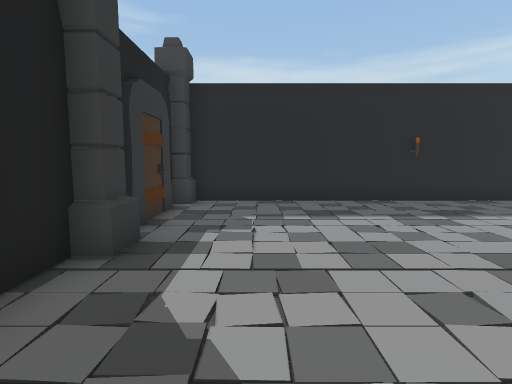
View 1 (above)

16 first-person views from a walk through a 3-D level made in the Unity game engine. The camera is 1.2 m above the floor, tilts 6° down and sees 80° across. The floor is counted in squares, 1 m on a side. Each view is taken from the middle of a square. On the plan, view 1 faces up. The plan holds only what a view shows up to about 13 squares ahead; the rest is blank. The place goes on beyond the plan. The player is left out.

View 2
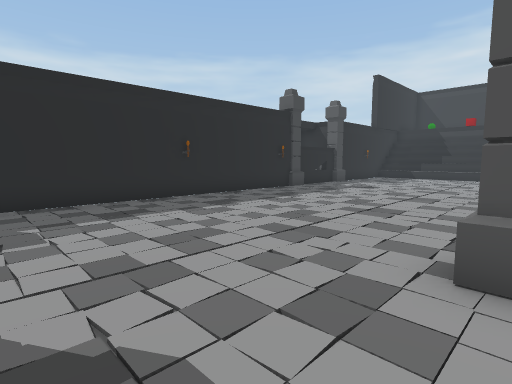

View 3
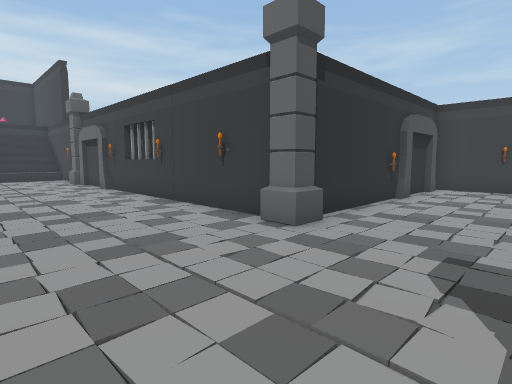

View 4
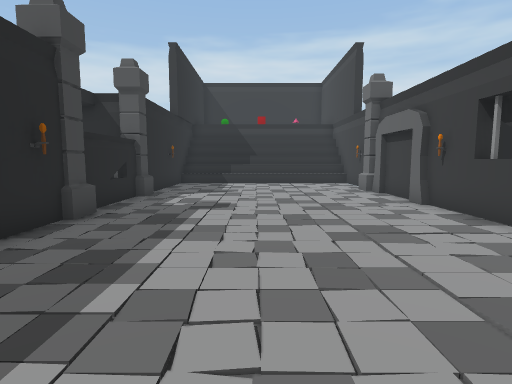

View 5
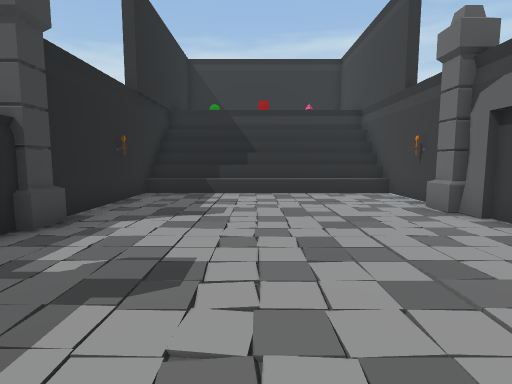

View 6
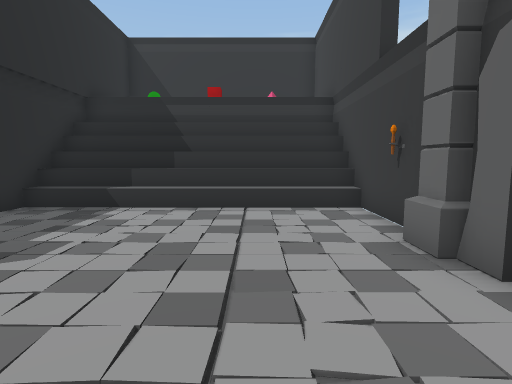

View 7
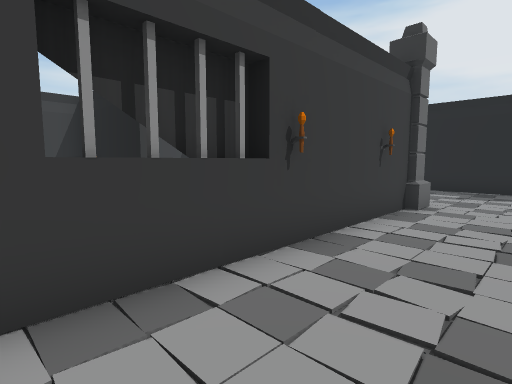

View 8
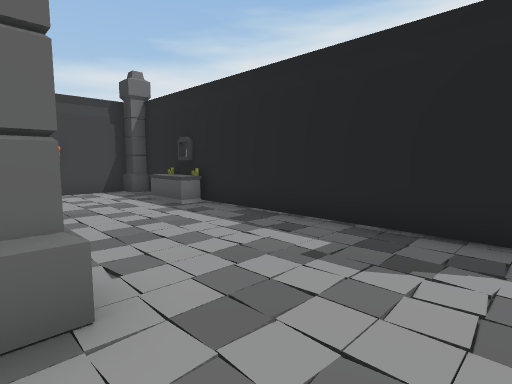

View 9
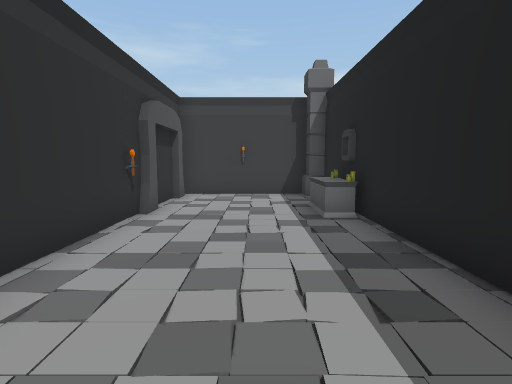

View 10
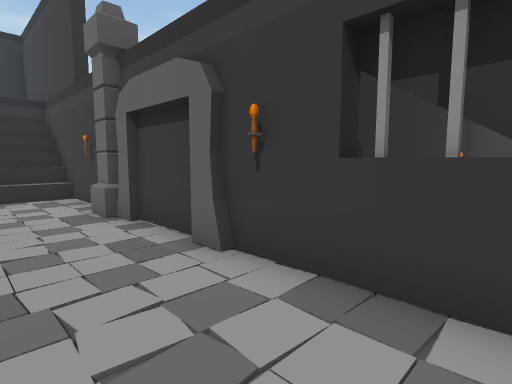

View 11
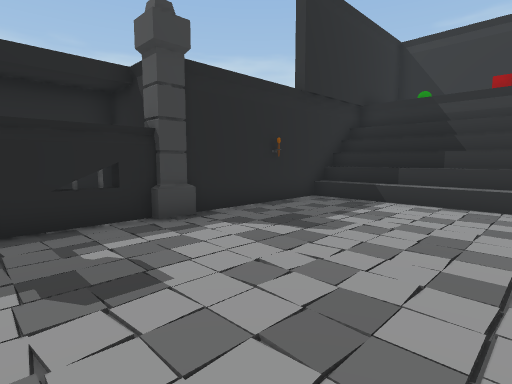

View 12
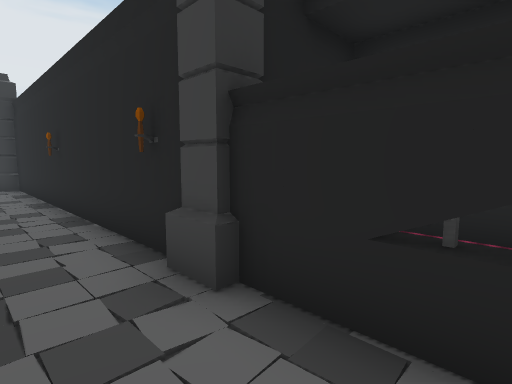

View 13
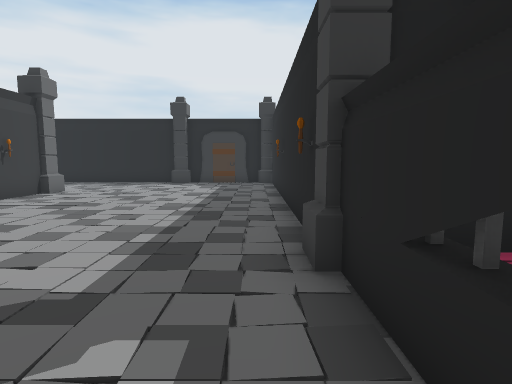

View 14
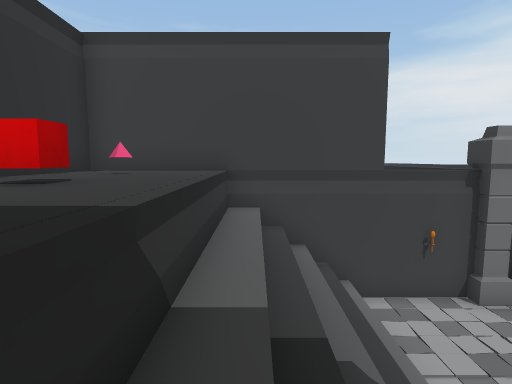

View 15
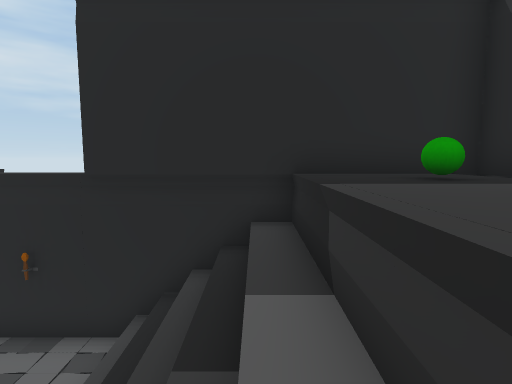

View 16
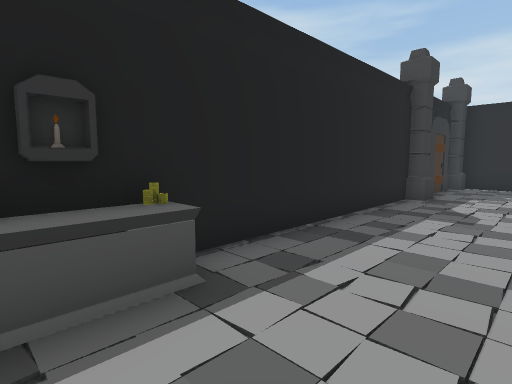

### Floor plan
Key: @ floor where view 1 was taken; # wall or solid block; . floor; / step, stairs or slope; ^ raised ledge; P pillar; B green ball; C red cube; Y pyramid; F coffin; A candle; O other object.
Columns run from 2 left of view 1 to 25 right of it. Each row starts with its distance up from view 1.
 11              ####
 10              #
  9 P###########P#OOP###########
  8 P.....................///^^^
  7 #.....................///^BB
  6 #.....................///^^^
  5 #.....................///^CC
  4 P.....................///^CC
  3 #.....................///^^^
  2 #.....................///^YY
  1 #....P............P...///^^^
  0 #.@.PP###### #####P#########
 -1 #....#       #
 -2 #....#       #
 -3 #....#       #
 -4 O....#   ##  #
 -5 A....#    #  #
 -6 F....#    #  #
 -7 #....#    #  #
 -8 P....#    #  #
 -9 ########  ####

Where each view was taken, in squares from view 1:
view 1: 0 up, 0 right, facing up
view 2: 0 up, 1 left, facing up-right
view 3: 5 up, 1 left, facing down-right
view 4: 5 up, 4 right, facing right
view 5: 5 up, 9 right, facing right
view 6: 3 up, 12 right, facing right
view 7: 3 up, 11 right, facing down-left
view 8: 3 up, 3 right, facing down-left
view 9: 2 up, 0 right, facing down
view 10: 3 up, 9 right, facing down-right
view 11: 3 up, 11 right, facing up-right
view 12: 7 up, 13 right, facing up-left
view 13: 8 up, 14 right, facing left
view 14: 8 up, 22 right, facing down
view 15: 3 up, 22 right, facing up
view 16: 6 down, 1 right, facing up-left
